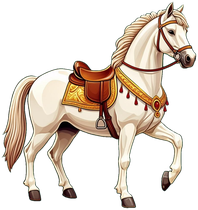
#> input picture ema/gorodafarid/assets/honar/asb.png, 198 x 210 px, given in place of gordafarid_chibi_raw.png, which was not available
$ python sakht_varagh_gorodafarid.py
#> lines starting #> are read from the running program, lines starting #| are printed output that depends on the picture; after the words box and inside, x2 and y2 are one past the last pixel; in counts of white or black regions, pixels touching at a corner belong together
# ═══════════════════════════════════════════════════════════════════
#  ساختِ ورقِ حرکتِ گردآفرید — پایپ‌لاینِ «عکسِ زیبای AI ← ورقِ فریم ← بازی»
#  همانِ راهِ هلیا + یک انیمیشنِ تازه: zadan (شمشیرزنی با کمانِ نور)
#  ۱) کلیدِ سبز: جداکردنِ کاراکتر از پس‌زمینهٔ سبزِ عکسِ تولیدشده
#  ۲) فریم‌های ist / doid / parsh / zadan با تبدیل‌های نرمِ تصویر
#  ۳) ورق‌های افقی ۲۵۶×۲۵۶ + فایلِ SpriteFrames گودوت (gordafarid_frames.tres)
#  ۴) پیش‌نمایشِ متحرکِ GIF برایِ دیدنِ نتیجه بدونِ بازکردنِ گودوت
# ═══════════════════════════════════════════════════════════════════
import math
from pathlib import Path
import numpy as np
from PIL import Image, ImageDraw, ImageFilter

VORUDI = Path("/tmp/gordafarid/gordafarid_chibi_raw.png")
MAKHRAJ = Path("/home/z/my-project/ema/gorodafarid/assets/honar/varagh")
FRAME = 256      # اندازهٔ هر فریم
TABE = 244       # خطِ پا (کفِ فریم)


def kalid_sabz(img: Image.Image) -> Image.Image:
    """جداسازی از پس‌زمینه: رنگ از گوشه‌ها نمونه‌برداری می‌شود؛ هر پیکسل بر اساس
    فاصلهٔ رنگی‌اش شفاف می‌شود؛ سبزِ خالصِ باقی‌مانده (سایهٔ زمین) هم پاک می‌شود"""
    arr = np.array(img.convert("RGB")).astype(int)
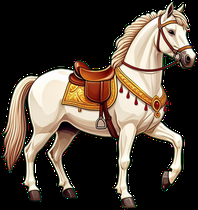
#> arr: shape (210, 198, 3) int64; mean R, G, B 80.6, 68.9, 57.7
    gosha = np.concatenate([arr[:12, :12].reshape(-1, 3), arr[:12, -12:].reshape(-1, 3),
                            arr[-12:, :12].reshape(-1, 3), arr[-12:, -12:].reshape(-1, 3)])
#> gosha = 576 rows, first 8: [0, 0, 0], [0, 0, 0], [0, 0, 0], [0, 0, 0], [0, 0, 0], [0, 0, 0], [0, 0, 0], [0, 0, 0]
    rang_bg = np.median(gosha, axis=0)
#> rang_bg = [0, 0, 0]
    fasele = np.sqrt(((arr - rang_bg) ** 2).sum(axis=2))
    alpha = np.clip((fasele - 28.0) / 52.0 * 255.0, 0, 255).astype(np.uint8)
    sabzi2 = arr[..., 1] - np.maximum(arr[..., 0], arr[..., 2])
    alpha[sabzi2 > 25] = 0
#> alpha: shape (210, 198); min 0, max 255, mean 106.9
    lab = arr.copy()
    lab[..., 1] = np.minimum(arr[..., 1], np.maximum(arr[..., 0], arr[..., 2]) + 24)
#> lab: shape (210, 198, 3) int64; 0.38% of pixels changed, all inside (x1, y1, x2, y2) = (2, 1, 197, 208)
    lab = (lab * (alpha[..., None] / 255.0) + rang_bg * (1.0 - alpha[..., None] / 255.0)).astype(np.uint8)
    tasvir = Image.fromarray(np.dstack([lab, alpha]))
    a = np.array(tasvir)[..., 3]
    a[a < 40] = 0
#> a: shape (210, 198); min 0, max 255, mean 106.9
    tasvir.putalpha(Image.fromarray(a))
    return tasvir


def brot(img: Image.Image, bolandi: int) -> Image.Image:
    """برشِ تنگ دور کاراکتر + تغییر اندازه به ارتفاعِ دلخواه"""
#> called with bolandi = 200
    m = np.array(img)[..., 3] > 12
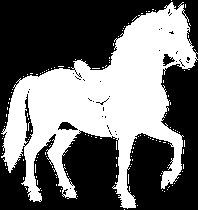
#> m: shape (210, 198) bool; 42.8% white; 138 white regions (137 under 20 px), largest, box (x1, y1, x2, y2) and area: (1, 2, 198, 209) 17512
    ys, xs = np.where(m)
#> ys = 17787 values from 0 to 209; xs = 17787 values, max 197 at index 2835, min 1 at index 13450, mean 103
    if len(xs) == 0:
        raise RuntimeError("asparait dar aks peyda nashod")
    img = img.crop((int(xs.min()), int(ys.min()), int(xs.max()) + 1, int(ys.max()) + 1))
    k = bolandi / img.height
#> k = 0.952
    return img.resize((max(1, round(img.width * k)), bolandi), Image.LANCZOS)


def gharar(asparait: Image.Image, dx=0, dy=0, sx=1.0, sy=1.0, zaviye=0.0) -> Image.Image:
    """فریمِ ۲۵۶×۲۵۶: کاراکتر با کش‌وقوس و چرخش، کفِ پا روی خطِ زمین"""
    safhe = Image.new("RGBA", (FRAME, FRAME), (0, 0, 0, 0))
    w, h = asparait.size
    if sx != 1.0 or sy != 1.0:
        asparait = asparait.resize((max(1, round(w * sx)), max(1, round(h * sy))), Image.LANCZOS)
        w, h = asparait.size
    if zaviye != 0.0:
        asparait = asparait.rotate(-zaviye, expand=True, resample=Image.BICUBIC)
        w, h = asparait.size
    x = (FRAME - w) // 2 + dx
    y = TABE - h + dy
    safhe.alpha_composite(asparait, (int(x), int(y)))
    return safhe


def ghobar(safhe: Image.Image) -> None:
    """پافِ گردوخاکِ پشتِ پا برای فریم‌های تماسِ دویدن"""
    d = ImageDraw.Draw(safhe)
    for cx, cy, r, a in [(FRAME // 2 - 40, TABE - 10, 9, 130),
                         (FRAME // 2 - 54, TABE - 17, 6, 85),
                         (FRAME // 2 - 64, TABE - 24, 4, 55)]:
        d.ellipse([cx - r, cy - r, cx + r, cy + r], fill=(238, 233, 218, a))


def kaman_nor(safhe: Image.Image, pishraft: float, tondi: int) -> None:
    """کمانِ نورِ ضربِ شمشیر — هلالِ طلایی در پیشِ کاراکتر (رو به راست)
    pishraft: ۰ تا ۱ (پیشرویِ ضرب)؛ tondi: شفافیتِ ۰ تا ۲۵۵"""
    d = ImageDraw.Draw(safhe)
    cx, cy = FRAME // 2 + 34, TABE - 78
    r1, r2 = 66, 40
    # هلالِ اصلی: از زاویهٔ بالا به پایین در سمتِ راست
    boshoro = -75 + 130 * pishraft
    d.arc([cx - r1, cy - r1, cx + r1, cy + r1], boshoro, boshoro + 95,
          fill=(255, 226, 150, tondi), width=7)
    d.arc([cx - r2, cy - r2, cx + r2, cy + r2], boshoro + 14, boshoro + 78,
          fill=(255, 250, 220, min(255, tondi + 40)), width=3)


def varagh_besaz(framha: list) -> Image.Image:
    """چیدنِ فریم‌ها پشتِ هم روی یک ورقِ افقی"""
    safhe = Image.new("RGBA", (FRAME * len(framha), FRAME), (0, 0, 0, 0))
    for i, f in enumerate(framha):
        safhe.alpha_composite(f, (i * FRAME, 0))
    return safhe


def tres_besaz(harkatha) -> str:
    """تولیدِ فایلِ SpriteFrames گودوت — قلبِ تبدیلِ «ورق ← انیمیشنِ بازی»"""
    ext, sub, anims = [], [], []
    tedad_sub = sum(h[2] for h in harkatha)
    for idx, (esm, fail, tedad, sorat, halghe) in enumerate(harkatha, start=1):
        ext.append(f'[ext_resource type="Texture2D" path="res://assets/honar/varagh/{fail}" id="{idx}"]')
        framha = []
        for f in range(tedad):
            sid = f"AtlasTexture_{esm}_{f}"
            sub.append(f'[sub_resource type="AtlasTexture" id="{sid}"]')
            sub.append(f'atlas = ExtResource("{idx}")')
            sub.append(f'region = Rect2({f * FRAME}, 0, {FRAME}, {FRAME})')
            sub.append("")
            framha.append('{\n"duration": 1.0,\n"texture": SubResource("%s")\n}' % sid)
        anims.append('{\n"frames": [%s],\n"loop": %s,\n"name": &"%s",\n"speed": %s\n}'
                     % (", ".join(framha), "true" if halghe else "false", esm, sorat))
    load_steps = len(harkatha) + tedad_sub + 1
    return ('[gd_resource type="SpriteFrames" load_steps=%d format=3]\n\n' % load_steps
            + "\n".join(ext) + "\n\n" + "\n".join(sub).rstrip() + "\n\n[resource]\nanimations = ["
            + ", ".join(anims) + "]\n")


def soye_besaz() -> Image.Image:
    """سایهٔ نرمِ زیرِ پا — جدا از کاراکتر تا روی زمین بماند"""
    safhe = Image.new("RGBA", (128, 40), (0, 0, 0, 0))
    d = ImageDraw.Draw(safhe)
    d.ellipse([14, 6, 114, 34], fill=(10, 8, 20, 170))
    return safhe.filter(ImageFilter.GaussianBlur(4))


def gif_besaz(varaghha: dict, mahal: Path) -> None:
    """پیش‌نمایشِ متحرک: همهٔ انیمیشن‌ها پشتِ هم رویِ زمینهٔ تیره — بدونِ گودوت هم دیده می‌شود"""
    pichidha = []
    for _, framha in varaghha.items():
        pichidha += framha
    zamine = Image.new("RGB", (FRAME, FRAME), (30, 28, 40))
    chobi = []
    for f in pichidha:
        safhe = zamine.copy()
        safhe.paste(f, (0, 0), f)
        chobi.append(safhe.resize((128, 128), Image.LANCZOS))
    chobi[0].save(mahal, save_all=True, append_images=chobi[1:], duration=110, loop=0)


def asli() -> None:
    MAKHRAJ.mkdir(parents=True, exist_ok=True)
    khom = kalid_sabz(Image.open(VORUDI))
    khom = brot(khom, 200)   # ارتفاعِ کاراکتر در فریم
    khom = khom.transpose(Image.FLIP_LEFT_RIGHT)   # آینه: کاراکتر رو به راستِ بازی
    print("[gorodafarid] asparait:", khom.size)
#| [gorodafarid] asparait: (188, 200)

    # ── ist: ایستادن با نفس‌کشیدنِ آرام و بالفتهٔ مو ──
    ist = []
    for i in range(8):
        faza = 2 * math.pi * i / 8
        ist.append(gharar(khom, dy=-round(2.5 * math.sin(faza)), sy=1.0 + 0.012 * math.sin(faza)))
#> after the loop, ist = 8 items

    # ── doid: جهش با خم به جلو، لهیدگی در لحظهٔ تماس + گردوخاک ──
    doid = []
    for i in range(8):
        faza = 2 * math.pi * i / 8
        hop = 13 * abs(math.sin(faza))
        sx, sy = 1.0, 1.0
        if i in (0, 4):          # تماسِ پا با زمین
            sx, sy = 1.07, 0.93
        elif i in (2, 6):        # اوجِ جهش
            sx, sy = 0.96, 1.06
        f = gharar(khom, dy=-round(hop), sx=sx, sy=sy, zaviye=7.0)
        if i in (0, 4):
            ghobar(f)
        doid.append(f)
#> this loop made 8 passes
#> (faza, hop) on passes 1 to 8: (0, 0), (0.785, 9.19), (1.57, 13), (2.36, 9.19), (3.14, 1.59e-15), (3.93, 9.19), (4.71, 13), (5.5, 9.19)
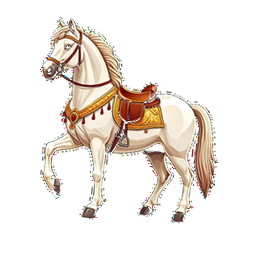
#> f: PIL image 256x256 RGBA; mean R, G, B, A 50.9, 43, 36.4, 61.5; transparent parts drawn white
#> after the loop, doid = 8 items

    # ── parsh: شش فازِ پرش ──
    fazha = [(10.0, 0.95, 1.10, -4), (7.0, 0.96, 1.08, -8), (4.0, 0.98, 1.04, -10),
             (0.0, 1.00, 1.00, -12), (-4.0, 0.97, 1.05, -8), (-7.0, 0.95, 1.07, -4)]
    parsh = [gharar(khom, zaviye=z, sx=sx, sy=sy, dy=dy) for z, sx, sy, dy in fazha]
#> in gharar (call 22), `safhe.alpha_composite(asparait, (int(x), int(y)))`:
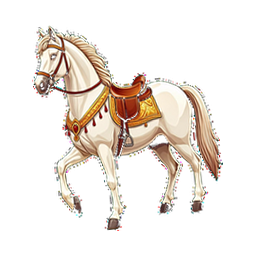
#> safhe: PIL image 256x256 RGBA; mean R, G, B, A 52.7, 44.5, 37.7, 62.6; transparent parts drawn white
#> parsh = 6 items

    # ── zadan: شمشیرزنی — گاردِ عقب، ضربِ تند با کمانِ نور، بازگشت ──
    zadan = []
    fazha_z = [(-9.0, 0.0), (-4.0, 0.15), (11.0, 0.75), (14.0, 1.0), (7.0, 0.55), (0.0, 0.0)]
    for jomle, (zaviye, pishraft) in enumerate(fazha_z):
        f = gharar(khom, zaviye=zaviye, sx=1.02 if zaviye > 0 else 1.0,
                   sy=0.97 if zaviye > 0 else 1.0)
        if pishraft > 0.05:
            tondi = int(210 * math.sin(math.pi * min(1.0, pishraft)))
            kaman_nor(f, pishraft, tondi)
        zadan.append(f)
#> this loop made 6 passes
#> tondi on passes 2 to 5: 95, 148, 0, 207
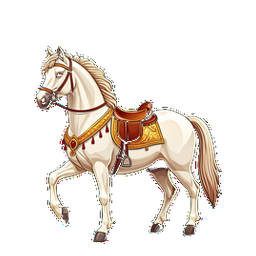
#> f: PIL image 256x256 RGBA; mean R, G, B, A 51.1, 43.2, 36.5, 61.6; transparent parts drawn white
#> after the loop, zadan = 6 items

    varaghha = {"gordafarid_ist.png": ist, "gordafarid_doid.png": doid,
                "gordafarid_parsh.png": parsh, "gordafarid_zadan.png": zadan}
    for esm, framha in varaghha.items():
        varagh_besaz(framha).save(MAKHRAJ / esm)
        print("[gorodafarid]", esm, "=", len(framha), "frame")
#> this loop made 4 passes
#> esm on passes 1 to 4: 'gordafarid_ist.png', 'gordafarid_doid.png', 'gordafarid_parsh.png', 'gordafarid_zadan.png'
#| [gorodafarid] gordafarid_ist.png = 8 frame
#| [gorodafarid] gordafarid_doid.png = 8 frame
#| [gorodafarid] gordafarid_parsh.png = 6 frame
#| [gorodafarid] gordafarid_zadan.png = 6 frame
#> pass 1, in asli, `varagh_besaz(framha).save(MAKHRAJ / esm)`:
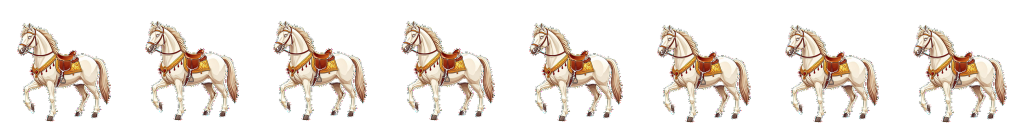
#> saved as gordafarid_ist.png: PIL image 2048x256 RGBA (shown at 1/2 size); mean R, G, B, A 51.5, 43.5, 36.8, 61.6; transparent parts drawn white
#> pass 2, in asli, `varagh_besaz(framha).save(MAKHRAJ / esm)`:
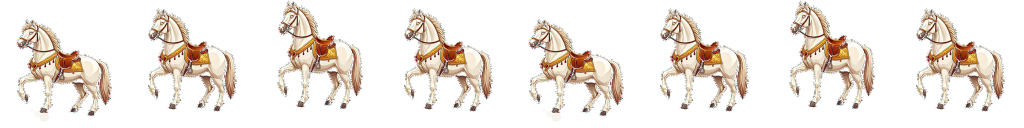
#> saved as gordafarid_doid.png: PIL image 2048x256 RGBA (shown at 1/2 size); mean R, G, B, A 51.9, 43.9, 37.2, 61.8; transparent parts drawn white
    soye_besaz().save(MAKHRAJ / "soye.png")
#> in soye_besaz, `safhe = Image.new("RGBA", (128, 40), (0, 0, 0, 0))`: safhe: PIL image 128x40 RGBA; every value is 0

    # ── فایلِ انیمیشنِ گودوت ──
    harkatha = [("ist", "gordafarid_ist.png", 8, 7.0, True),
                ("doid", "gordafarid_doid.png", 8, 14.0, True),
                ("parsh", "gordafarid_parsh.png", 6, 10.0, False),
                ("zadan", "gordafarid_zadan.png", 6, 12.0, False)]
#> harkatha = [('ist', 'gordafarid_ist.png', 8, 7, True), ('doid', 'gordafarid_doid.png', 8, 14, True), ('parsh', 'gordafarid_parsh.png', 6, 10, False), ('zadan', 'gordafarid_zadan.png', 6, 12, False)]
    (MAKHRAJ / "gordafarid_frames.tres").write_text(tres_besaz(harkatha), encoding="utf-8")
#> in tres_besaz, `tedad_sub = sum(h[2] for h in harkatha)`: tedad_sub = 28
#> the loop in tres_besaz, `for idx, (esm, fail, tedad, sorat, halghe) in enumerate(harkatha, star..` made 4 passes
#> after the loop in tres_besaz, `for idx, (esm, fail, tedad, sorat, halghe) in enumerate(harkatha, star..`: anims = 4 items; sub = 112 items
#> in tres_besaz, `load_steps = len(harkatha) + tedad_sub + 1`: load_steps = 33
    print("[gorodafarid] gordafarid_frames.tres = OK")

    # ── پیش‌نمایشِ متحرکِ GIF ──
    gif_besaz(varaghha, MAKHRAJ / "pishnamayesh.gif")
#> the loop in gif_besaz, `for _, framha in varaghha.items():` made 4 passes
#> the loop in gif_besaz, `for f in pichidha:` made 28 passes
#> after the loop in gif_besaz, `for f in pichidha:`: chobi = 28 items
    print("[gorodafarid] pishnamayesh.gif = OK")

    # ── ورقِ پیش‌نمایشِ ثابت برایِ دیدنِ همه با هم ──
    safha = Image.new("RGBA", (2048, 256 * 4 + 30), (30, 28, 40, 255))
    for r, (_, framha) in enumerate(varaghha.items()):
        safha.alpha_composite(varagh_besaz(framha), (0, r * (256 + 10)))
#> this loop made 4 passes
    safha.resize((1024, (256 * 4 + 30) // 2), Image.LANCZOS).save("/tmp/gordafarid/varagh_pishnamayesh.png")
    print("[gorodafarid] TAAMOOM")


if __name__ == "__main__":
    asli()

$ run again, on ema/gorodafarid/assets/honar/dargah.png
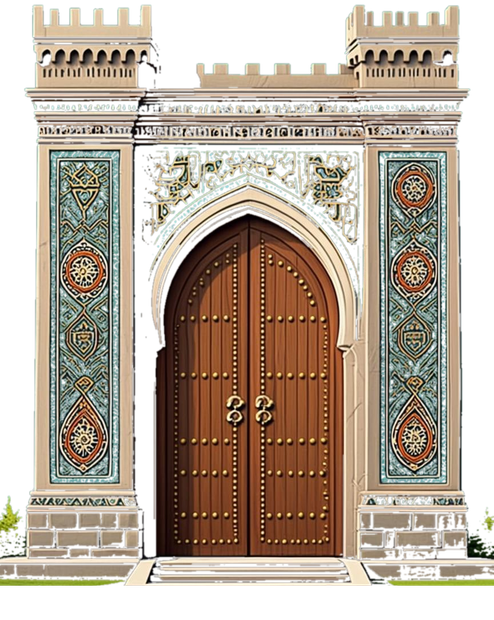
#> input picture ema/gorodafarid/assets/honar/dargah.png, 494 x 620 px, given in place of gordafarid_chibi_raw.png, which was not available
#> gosha = 576 rows, first 8: [0, 0, 0], [0, 0, 0], [0, 0, 0], [0, 0, 0], [0, 0, 0], [0, 0, 0], [0, 0, 0], [0, 0, 0]
#> rang_bg = [0, 0, 0]
#> a: shape (620, 494); min 0, max 255, mean 166.3
#> m: shape (620, 494) bool; 68.8% white; 1834 black regions (1711 under 20 px), largest, box (x1, y1, x2, y2) and area: (0, 0, 494, 559) 54181, (0, 567, 494, 620) 16886, (131, 142, 364, 560) 11468
#| [gorodafarid] asparait: (169, 200)
#> after the loop in asli, `for i in range(8):`: ist = 8 items
#> the loop in asli, `for i in range(8):` made 8 passes
#> (faza, hop) on passes 1 to 8: (0, 0), (0.785, 9.19), (1.57, 13), (2.36, 9.19), (3.14, 1.59e-15), (3.93, 9.19), (4.71, 13), (5.5, 9.19)
#> parsh = 6 items
#> the loop in asli, `for jomle, (zaviye, pishraft) in enumerate(fazha_z):` made 6 passes
#> tondi on passes 2 to 5: 95, 148, 0, 207
#> after the loop in asli, `for jomle, (zaviye, pishraft) in enumerate(fazha_z):`:
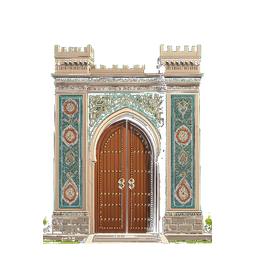
#> f: PIL image 256x256 RGBA; mean R, G, B, A 61, 54.3, 44.9, 90.1; transparent parts drawn white
#> the loop in asli, `for esm, framha in varaghha.items():` made 4 passes
#> esm on passes 1 to 4: 'gordafarid_ist.png', 'gordafarid_doid.png', 'gordafarid_parsh.png', 'gordafarid_zadan.png'
#> (printed output is left out)
#> pass 2, in asli, `varagh_besaz(framha).save(MAKHRAJ / esm)`:
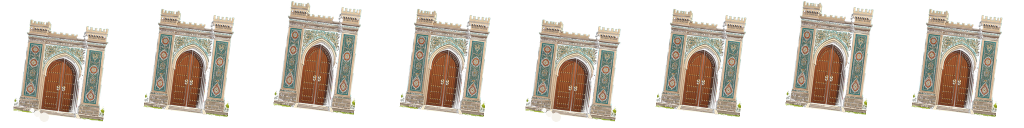
#> saved as gordafarid_doid.png: PIL image 2048x256 RGBA (shown at 1/2 size); mean R, G, B, A 61, 54.4, 45, 90; transparent parts drawn white
#> harkatha = [('ist', 'gordafarid_ist.png', 8, 7, True), ('doid', 'gordafarid_doid.png', 8, 14, True), ('parsh', 'gordafarid_parsh.png', 6, 10, False), ('zadan', 'gordafarid_zadan.png', 6, 12, False)]
#> tedad_sub = 28
#> the loop in tres_besaz, `for idx, (esm, fail, tedad, sorat, halghe) in enumerate(harkatha, star..` made 4 passes
#> after the loop in tres_besaz, `for idx, (esm, fail, tedad, sorat, halghe) in enumerate(harkatha, star..`: anims = 4 items; sub = 112 items
#> load_steps = 33
#> the loop in gif_besaz, `for _, framha in varaghha.items():` made 4 passes
#> the loop in gif_besaz, `for f in pichidha:` made 28 passes
#> after the loop in gif_besaz, `for f in pichidha:`: chobi = 28 items
#> the loop in asli, `for r, (_, framha) in enumerate(varaghha.items()):` made 4 passes
